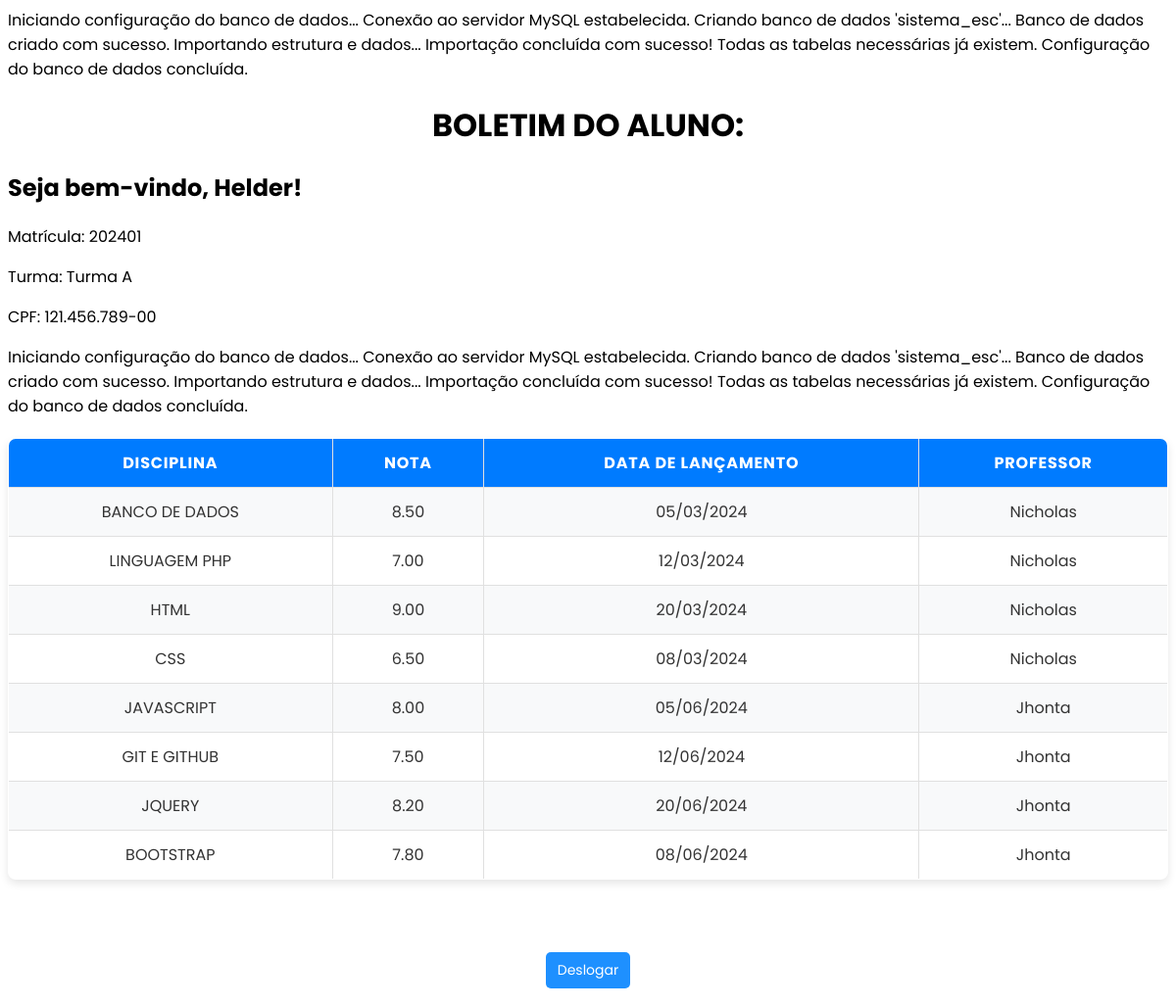
The app's page /aluno.php (signed in) with its own data.
### tables this page shows
CREATE TABLE usuarios (
  id INT NOT NULL AUTO_INCREMENT,
  nome VARCHAR(40) NOT NULL,
  email VARCHAR(50) UNIQUE NOT NULL,
  idade INT NOT NULL,
  cpf VARCHAR(14) UNIQUE NOT NULL,
  senha VARCHAR(255) NOT NULL,
  tipo ENUM('Professor','Aluno', "Administrador") NOT NULL,
  PRIMARY KEY (id)
);

CREATE TABLE alunos (
  id INT NOT NULL AUTO_INCREMENT,
  matricula INT NOT NULL UNIQUE,
  fk_user INT NOT NULL,
  PRIMARY KEY (id),
  FOREIGN KEY (fk_user) REFERENCES usuarios (id) ON DELETE CASCADE
);

CREATE TABLE turmas (
  id INT NOT NULL AUTO_INCREMENT,
  nome VARCHAR(50) NOT NULL,
  PRIMARY KEY (id)
);

### aluno.php (the view, shortened to what this page needs)
<?php
include_once("conexao.php");
if (!isset($_SESSION['aluno_id'])) {
    header("Location: login.html");
    exit;
}
else{
$alunoId = ($_SESSION['aluno_id']);
$sql = "SELECT nome, tipo, cpf FROM usuarios WHERE id = $alunoId";
$consulta = mysqli_query($connection, $sql);
if ($consulta) {
    $row = mysqli_fetch_assoc($consulta);
    $nome = $row['nome'];
    $cpf = $row['cpf'];
    $sql_aluno = "SELECT id FROM alunos WHERE fk_user = $alunoId";
    $result_alun= mysqli_query($connection, $sql_aluno);
    $row_alun = mysqli_fetch_assoc($result_alun);
    if ($row_alun) {
        $aluno_id = $row_alun['id'];
    } else {
        echo "Erro: aluno não encontrado.";
        exit();
    }
    $sqlDadosAluno = "
    SELECT
        a.matricula,
        t.nome AS turma
    FROM alunos a
    LEFT JOIN turma_alunos ta ON ta.fk_aluno = a.id
    LEFT JOIN turmas t ON t.id = ta.fk_turma
    WHERE a.id = $aluno_id
    LIMIT 1
";
$dadosAluno = mysqli_fetch_assoc(mysqli_query($connection, $sqlDadosAluno));
$matricula = $dadosAluno['matricula'];
$turma = $dadosAluno['turma'];
} else {
    die("Erro ao verificar tipo de usuário: " . mysqli_error($connection));
}
}
?>
<!DOCTYPE html>
<html lang="pt-br">
<head>
    <link rel="stylesheet" href="Style/aluno.css">
</head>
<body>
    <h1>BOLETIM DO ALUNO:</h1>
    <h2 class="nome-aluno">Seja bem-vindo, <?= htmlspecialchars($nome) ?>!</h2>
   <div class="info-aluno" >
    <p>Matrícula: <?= htmlspecialchars($matricula) ?></p>
    <p>Turma: <?= htmlspecialchars($turma) ?></p>
    <p>CPF: <?= htmlspecialchars($cpf) ?></p>
    </div>
    <div>
        <?php
        include("conexao.php");
        $sql_notas = "SELECT
    d.nome AS disciplina,
    n.nota,
    DATE_FORMAT(n.dataL, '%d/%m/%Y') AS data_formatada,
    prof.nome AS professor
FROM
    notas n
INNER JOIN disciplinas d ON n.fk_disc = d.id
INNER JOIN professores p ON n.fk_prof = p.id
INNER JOIN usuarios prof ON p.fk_user = prof.id
WHERE
    n.fk_aluno = (
        SELECT a.id
        FROM alunos a
        INNER JOIN usuarios u ON a.fk_user = u.id
        WHERE u.id = $alunoId
    )";
        $consulta = mysqli_query($connection, $sql_notas);
        if ($consulta && mysqli_num_rows($consulta) > 0) {
            echo "<table class='tabela-boletim' border='1'>";
            echo "<tr>
                    <th>Disciplina</th>
                    <th>Nota</th>
                    <th>Data de Lançamento</th>
                    <th>Professor</th>
                  </tr>";
            while ($row = mysqli_fetch_assoc($consulta)) {
                echo "<tr>";
                echo "<td>" . htmlspecialchars($row['disciplina']) . "</td>";
                echo "<td>" . htmlspecialchars($row['nota']) . "</td>";
                echo "<td>" . htmlspecialchars($row['data_formatada']) . "</td>";
                echo "<td>" . htmlspecialchars($row['professor']) . "</td>";
                echo "</tr>";
            }
            echo "</table>";
        } else {
            echo "<p>Nenhuma nota encontrada para este aluno.</p>";
        }
        ?>
    </div>
    <br><br>
    <form class="deslogar" action="login.html" method="post">
        <button class="botao" type="submit">Deslogar</button>
    </form>
</body>
</html>

### Style/aluno.css (style rules this page uses)
* { font-family: "poppins", sans-serif; }
.tabela-boletim { width: 100%; border-collapse: collapse; margin: 20px 0; font-size: 16px; text-align: left; background-color: #ffffff; box-shadow: 0 4px 8px rgba(0, 0, 0, 0.1); border-radius: 8px; overflow: hidden; }
.tabela-boletim th, .tabela-boletim td { border: 1px solid #e0e0e0; padding: 12px 15px; }
.tabela-boletim th { background-color: #007bff; color: #ffffff; font-weight: bold; text-align: center; text-transform: uppercase; letter-spacing: 0.05em; }
.tabela-boletim tr:nth-child(even) { background-color: #f8f9fa; }
.tabela-boletim tr:nth-child(odd) { background-color: #ffffff; }
.tabela-boletim td { text-align: center; color: #333333; }
button { background-color: dodgerblue; color: white; border: none; padding: 8px 12px; font-size: 14px; margin: 4px 2px; cursor: pointer; border-radius: 5px; }
H1 { text-align: center; }
.deslogar { display: flex; justify-content: center; align-items: center; }

### records on screen
usuarios: nome "Helder", cpf "121.456.789-00"
alunos: matricula "202401", turmas.nome "Turma A"

### other values on screen
$database "sistema_esc sistema_esc"
$row['disciplina'] "BANCO DE DADOS"
$row['nota'] "8.50"
$row['data_formatada'] "05/03/2024"
$row['professor'] "Nicholas"
$row['disciplina'] "LINGUAGEM PHP"
$row['nota'] "7.00"
$row['data_formatada'] "12/03/2024"
$row['disciplina'] "HTML"
$row['nota'] "9.00"
$row['data_formatada'] "20/03/2024"
$row['disciplina'] "CSS"
$row['nota'] "6.50"
$row['data_formatada'] "08/03/2024"
$row['disciplina'] "JAVASCRIPT"
